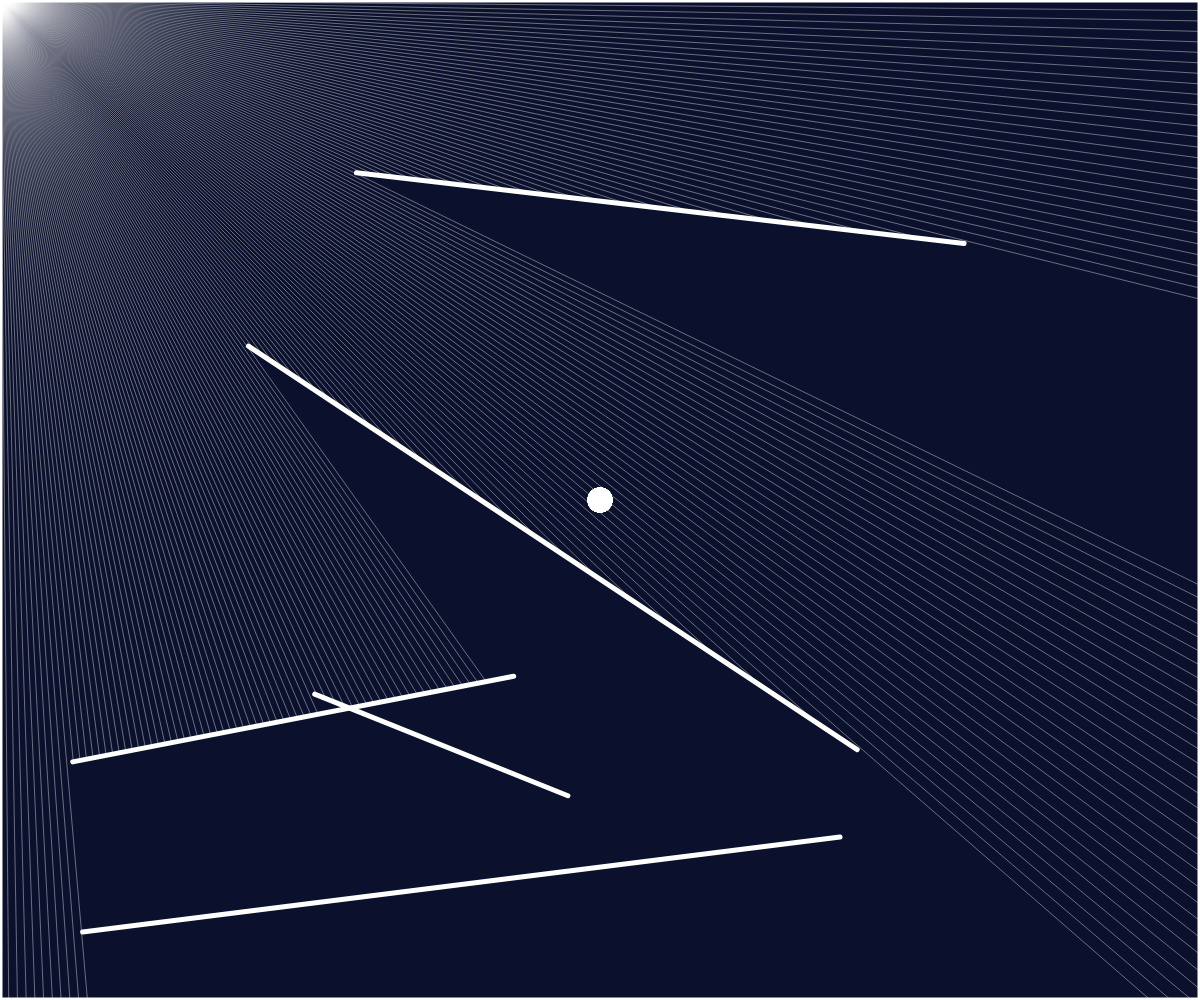
Frame 1 (no input)
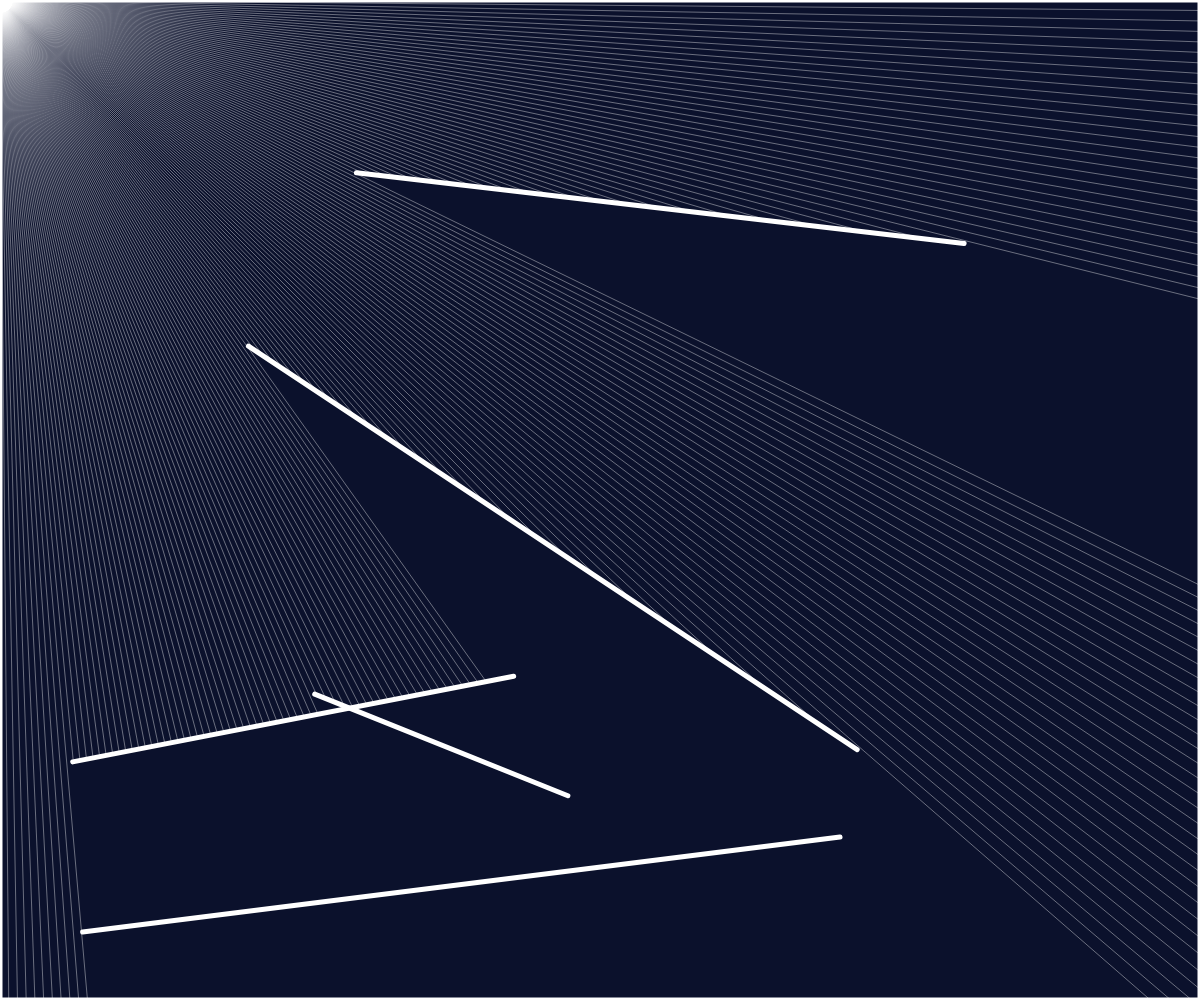
Frame 60 (no input)
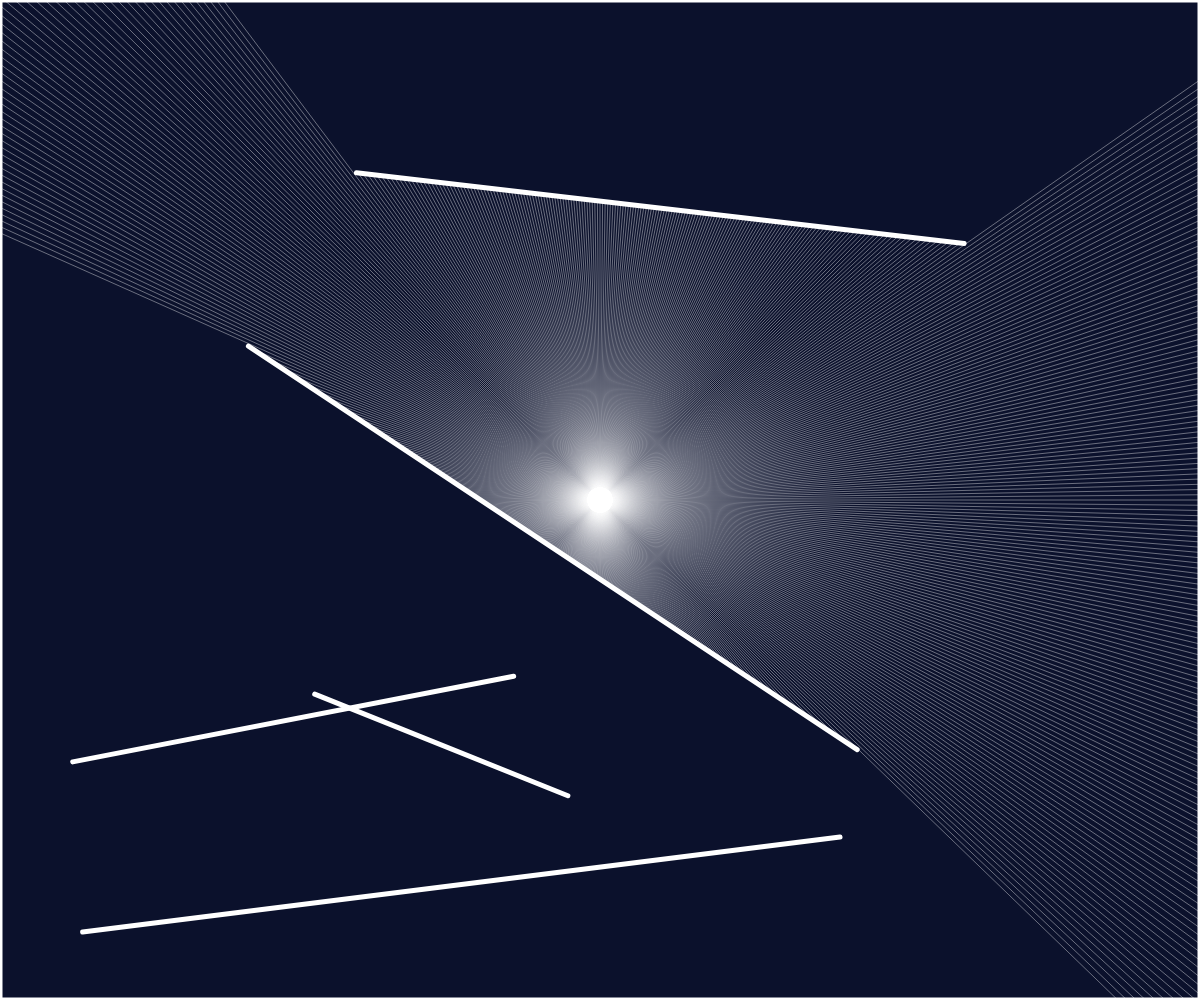
Frame 120 (the mouse pressed at the canvas centre since frame 60)

The p5.js sketch that drew these frames (run headless with seeded random() and noise() and a simulated clock; from frame 60 on, the mouse is pressed at the canvas centre):

// p5.js sketch
// ── sketch.js
let walls = [];
let ray;
let particle;

function setup() {
  createCanvas(innerWidth, innerHeight);
  for (let i = 0; i < 5; i++) {
    let x1 = random(width);
    let x2 = random(width);
    let y1 = random(height);
    let y2 = random(height);
    walls[i] = new Boundry(x1, y1, x2, y2);
  }
  walls.push(new Boundry(0, 0, width, 0));
  walls.push(new Boundry(width, 0, width, height));
  walls.push(new Boundry(width, height, 0, height));
  walls.push(new Boundry(0, height, 0, 0));

  particle = new Particle();
}

function draw() {
  background("#0b112c");
  for (let wall of walls) {
    wall.show();
  }
  particle.show();
  particle.update(mouseX, mouseY);
  particle.look(walls);
}

// ── boundry.js
class Boundry {
  constructor(x1, y1, x2, y2) {
    this.a = createVector(x1, y1);
    this.b = createVector(x2, y2);
  }

  show() {
    stroke(255);
    strokeWeight(5);
    line(this.a.x, this.a.y, this.b.x, this.b.y);
  }
}

// ── particle.js
class Particle {
  constructor() {
    this.pos = createVector(width / 2, height / 2);
    this.rays = [];
    for (let a = 0; a < 360; a += 0.5) {
      this.rays.push(new Ray(this.pos, radians(a)));
    }
  }

  look(walls) {
    for (let ray of this.rays) {
      let closest = null;
      let record = Infinity;

      for (let wall of walls) {
        const pt = ray.cast(wall);

        if (pt) {
          const d = p5.Vector.dist(this.pos, pt);

          if (d < record) {
            record = d;
            closest = pt;
          }
        }
      }
      if (closest) {
        stroke(355, 100);
        strokeWeight(1);
        line(this.pos.x, this.pos.y, closest.x, closest.y);
      }
    }
  }

  update(x, y) {
    this.pos.set(x, y);
  }

  show() {
    fill(255);
    ellipse(this.pos.x, this.pos.y, 4);
    for (let ray of this.rays) {
      ray.show();
    }
  }
}

// ── ray.js
class Ray {
  constructor(pos, angle) {
    this.pos = pos;
    this.dir = p5.Vector.fromAngle(angle);
  }

  lookAt(x, y) {
    this.dir.x = x - this.pos.x;
    this.dir.y = y - this.pos.y;
    this.dir.normalize();
  }

  show() {
    stroke(255);
    push();
    translate(this.pos.x, this.pos.y);
    line(0, 0, this.dir.x * 10, this.dir.y * 10);
    pop();
  }
  cast(wall) {
    const x1 = wall.a.x;
    const y1 = wall.a.y;
    const x2 = wall.b.x;
    const y2 = wall.b.y;

    const x3 = this.pos.x;
    const y3 = this.pos.y;

    const x4 = this.pos.x + this.dir.x;
    const y4 = this.pos.y + this.dir.y;

    const den = (x1 - x2) * (y3 - y4) - (y1 - y2) * (x3 - x4);
    if (den == 0) {
      return;
    }

    const t = ((x1 - x3) * (y3 - y4) - (y1 - y3) * (x3 - x4)) / den;
    const u = -((x1 - x2) * (y1 - y3) - (y1 - y2) * (x1 - x3)) / den;

    if (t > 0 && t < 1 && u > 0) {
      const pt = createVector();
      pt.x = x1 + t * (x2 - x1);
      pt.y = y1 + t * (y2 - y1);
      return pt;
    } else {
      return;
    }
  }
}

// ── raycast.html
<!DOCTYPE html>
<html lang="en">
  <head>
    <meta charset="UTF-8" />
    <meta http-equiv="X-UA-Compatible" content="IE=edge" />
    <meta name="viewport" content="width=device-width, initial-scale=1.0" />
    <link rel="stylesheet" href="style.css" />
    <script src="https://cdn.jsdelivr.net/npm/p5@1.0.0/lib/p5.js"></script>
    <title>ray-cast</title>
  </head>
  <body>
    <main></main>
    <script src="sketch.js"></script>
    <script src="boundry.js"></script>
    <script src="particle.js"></script>
    <script src="ray.js"></script>
  </body>
</html>

// ── style.css
* {
  margin: 0;
  padding: 0;
  box-sizing: border-box;
}
body {
  overflow: hidden;
}
canvas {
  height: 100%;
  width: 100%;
}
